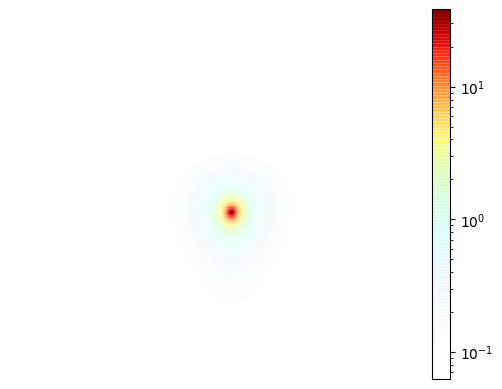
#> input picture testimage.png, 502 x 389 px
$ python 2Dheatmap_updated.py
#> lines starting #> are read from the running program, lines starting #| are printed output that depends on the picture
#
#
# !/usr/bin/env python
# -*- coding: utf-8 -*-
#
# Author: Michael Wampler
#
# This Python script takes a MUSIC pseudospectrum and plots it using seaborn.heatmap
#
#


# imports
import struct

import numpy as np
import matplotlib.pyplot as plt
import seaborn as sns
import matplotlib.colors as cols
from PIL import Image


def alpha_cmap(cmap):
    # Create a colormap with alpha components
    my_cmap = cmap(np.arange(cmap.N))
    # Set a square root alpha.
    x = np.linspace(0, 1, cmap.N)
    my_cmap[:, -1] = x ** (2.6)
    my_cmap = cols.ListedColormap(my_cmap)

    return my_cmap


# Open the background and foreground images--must have same/similar pixel size (this is 515x389)
background = Image.open("testimage.png")
#> background is the input picture: PIL image 502x389 RGBA; mean R, G, B, A 227.5, 235, 247.8, 10.7
#image = Image.open("transparent_rotated_image.png", transparent=True)

foreground = Image.open("rotated_image_final.png")
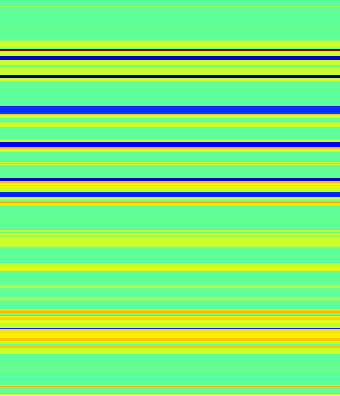
#> input picture rotated_image_final.png, 340 x 396 px
#> foreground is the input picture: PIL image 340x396 RGBA; mean R, G, B, A 130.6, 232.9, 115.6, 255

#make image transparent (PIL import uses putalpha)
foreground.putalpha(50)
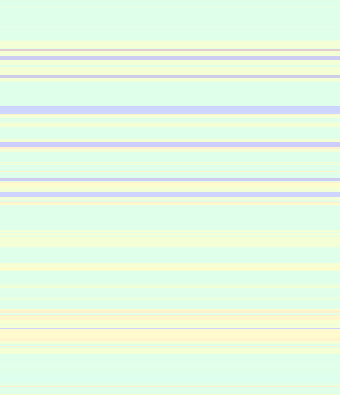
#> foreground: PIL image 340x396 RGBA; mean R, G, B, A 130.6, 232.9, 115.6, 50; transparent parts drawn white

#foreground = foreground1.rotate(90)
#foreground = plt.savefig(foreground3, transparent=True, bbox_inches="tight")

# Overlay the heatmap, show, and save
background.paste(foreground, (0, 0), foreground)
background.show()
background.save("testimage_horiz_and_vert.png")
